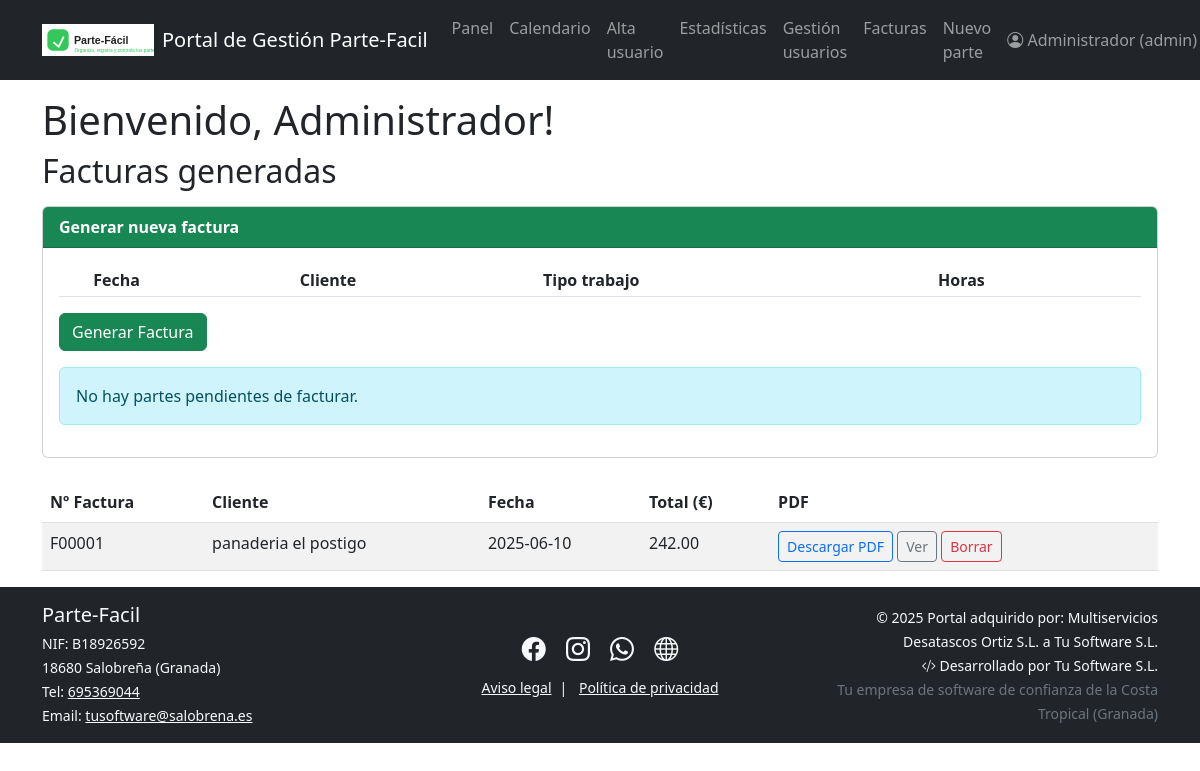
The app's page /admin/facturas (signed in) with its own data.
### models.py (models this page shows)
class Usuario(UserMixin, db.Model):
    id = db.Column(db.Integer, primary_key=True)
    nombre = db.Column(db.String(50), nullable=False)
    email = db.Column(db.String(120), unique=True, nullable=False)
    contraseña = db.Column(db.String(200), nullable=False)
    rol = db.Column(db.String(20), nullable=False, default="trabajador")  # admin/trabajador
    trabajos = db.relationship('Trabajo', backref='trabajador', lazy=True)

class Factura(db.Model):
    id = db.Column(db.Integer, primary_key=True)
    numero = db.Column(db.String(30), unique=True, nullable=False)
    fecha = db.Column(db.DateTime, nullable=False)
    cliente = db.Column(db.String(80), nullable=False)
    total = db.Column(db.Float, nullable=False)
    pdf = db.Column(db.String(120))  # Ruta al archivo PDF generado
    trabajos = db.relationship('Trabajo', backref='factura', lazy=True)

### app.py (the view, shortened to what this page needs)
@app.route('/admin/facturas', methods=['GET', 'POST'])
@login_required
def listado_facturas():
    if current_user.rol != "admin":
        flash("Solo el administrador puede ver y generar facturas.")
        return redirect(url_for('dashboard'))
    facturas = Factura.query.order_by(Factura.fecha.desc()).all()
    partes = Trabajo.query.filter_by(estado='pendiente_facturar', id_factura=None).all()
    return render_template('listado_facturas.html', facturas=facturas, partes=partes)

### app.py (called while the page is built)
@login_manager.user_loader
def load_user(user_id):
    return Usuario.query.get(int(user_id))

@app.context_processor
def inject_now():
    return {'now': datetime.now()}

### templates/listado_facturas.html (shortened to what this page needs)
{% extends "base.html" %}
{% block content %}
<h2 class="mb-3">Facturas generadas</h2>
<div class="card mb-4">
  <div class="card-header bg-success text-white">
    <b>Generar nueva factura</b>
  </div>
  <div class="card-body">
    <form method="post">
      <table class="table table-sm">
        <thead>
          <tr>
            <th></th>
            <th>Fecha</th>
            <th>Cliente</th>
            <th>Tipo trabajo</th>
            <th>Horas</th>
          </tr>
        </thead>
      </table>
      <button type="submit" class="btn btn-success">Generar Factura</button>
    </form>
    {% if not partes %}
      <div class="alert alert-info mt-3">No hay partes pendientes de facturar.</div>
    {% endif %}
  </div>
</div>
<table class="table table-striped">
  <thead>
    <tr>
      <th>Nº Factura</th>
      <th>Cliente</th>
      <th>Fecha</th>
      <th>Total (€)</th>
      <th>PDF</th>
    </tr>
  </thead>
  <tbody>
    {% for factura in facturas %}
    <tr>
      <td>{{ factura.numero }}</td>
      <td>{{ factura.cliente }}</td>
      <td>{{ factura.fecha.strftime('%Y-%m-%d') }}</td>
      <td>{{ '%.2f' % factura.total }}</td>
      <td>
        {% if factura.pdf %}
          <a class="btn btn-sm btn-outline-primary"
             href="{{ url_for('descargar_factura_pdf', factura_id=factura.id) }}">
            Descargar PDF
          </a>
          <a class="btn btn-sm btn-outline-secondary" target="_blank"
             href="{{ url_for('ver_factura_pdf', factura_id=factura.id) }}">
            Ver
          </a>
        {% else %}
          <span class="text-danger">No generado</span>
        {% endif %}
        <form method="post" action="{{ url_for('borrar_factura', factura_id=factura.id) }}"
              style="display:inline;" onsubmit="return confirm('¿Seguro que quieres borrar esta factura? Se desvincularán sus partes.')">
          <button type="submit" class="btn btn-sm btn-outline-danger">Borrar</button>
        </form>
      </td>
    </tr>
    {% endfor %}
  </tbody>
</table>
{% endblock %}

### templates/base.html (shortened to what this page needs)
<!DOCTYPE html>
<html lang="es">
<head>
    <link href="https://cdn.jsdelivr.net/npm/bootstrap@5.3.0/dist/css/bootstrap.min.css" rel="stylesheet">
    <link rel="stylesheet" href="https://cdn.jsdelivr.net/npm/bootstrap-icons@1.11.1/font/bootstrap-icons.css">
</head>
<body>
    {% include 'navbar.html' %}
    {% if current_user.is_authenticated %}
        <div class="container mt-3">
            <h1>Bienvenido, {{ current_user.nombre }}!</h1>
        </div>
    {% else %}
        <div class="container mt-3">
            <h1>Bienvenido a Parte-Fácil</h1>
            <p>Por favor, inicia sesión para acceder a tu panel de trabajo.</p>
        </div>
    {% endif %}
    <div class="container">
        {% block content %}{% endblock %}
    </div>
    {% include 'footer.html' %}
</body>
</html>

### templates/navbar.html (shortened to what this page needs)
<nav class="navbar navbar-expand-lg navbar-dark bg-dark">
  <div class="container">
    <a class="navbar-brand d-flex align-items-center gap-2" href="{{ url_for('empresa') }}">
      <img src="{{ url_for('static', filename='images/logo.svg') }}" alt="Logo" height="32" style="vertical-align: middle;">
      <span>Portal de Gestión Parte-Facil</span>
    </a>
    <div class="collapse navbar-collapse" id="navbarNav">
      {% if current_user.is_authenticated %}
        <ul class="navbar-nav me-auto mb-2 mb-lg-0">
          <li class="nav-item">
            <a class="nav-link" href="{{ url_for('dashboard') }}">Panel</a>
          </li>
          <li class="nav-item">
            <a class="nav-link" href="{{ url_for('calendar') }}">Calendario</a>
          </li>
          {% if current_user.rol == 'admin' %}
            <li class="nav-item">
              <a class="nav-link" href="{{ url_for('alta_trabajador') }}">Alta usuario</a>
            </li>
            <li class="nav-item">
              <a class="nav-link" href="{{ url_for('admin_dashboard') }}">Estadísticas</a>
            <li class="nav-item">
              <a class="nav-link" href="{{ url_for('listado_usuarios') }}">Gestión usuarios</a>
            </li>
            <li>
              <a class="nav-link" href="{{ url_for('listado_facturas') }}">Facturas</a>
            </li>
          {% endif %}
          <li class="nav-item">
            <a class="nav-link" href="{{ url_for('add_work') }}">Nuevo parte</a>
          </li>
        </ul>
        <ul class="navbar-nav ms-auto mb-2 mb-lg-0">
          <li class="nav-item dropdown">
            <a class="nav-link dropdown-toggle" href="#" id="navbarUserDropdown" role="button" data-bs-toggle="dropdown" aria-expanded="false">
              <i class="bi bi-person-circle"></i> {{ current_user.nombre }} ({{ current_user.rol }})
            </a>
          </li>
        </ul>
      {% else %}
        <ul class="navbar-nav ms-auto">
          <li class="nav-item">
            <a class="nav-link" href="{{ url_for('login') }}">Acceso empleados</a>
          </li>
        </ul>
      {% endif %}
    </div>
  </div>
</nav>

### records on screen
Usuario: nombre "Administrador", rol "admin"
Factura: numero "F00001", cliente "panaderia el postigo", fecha "2025-06-10", total "242.00"
